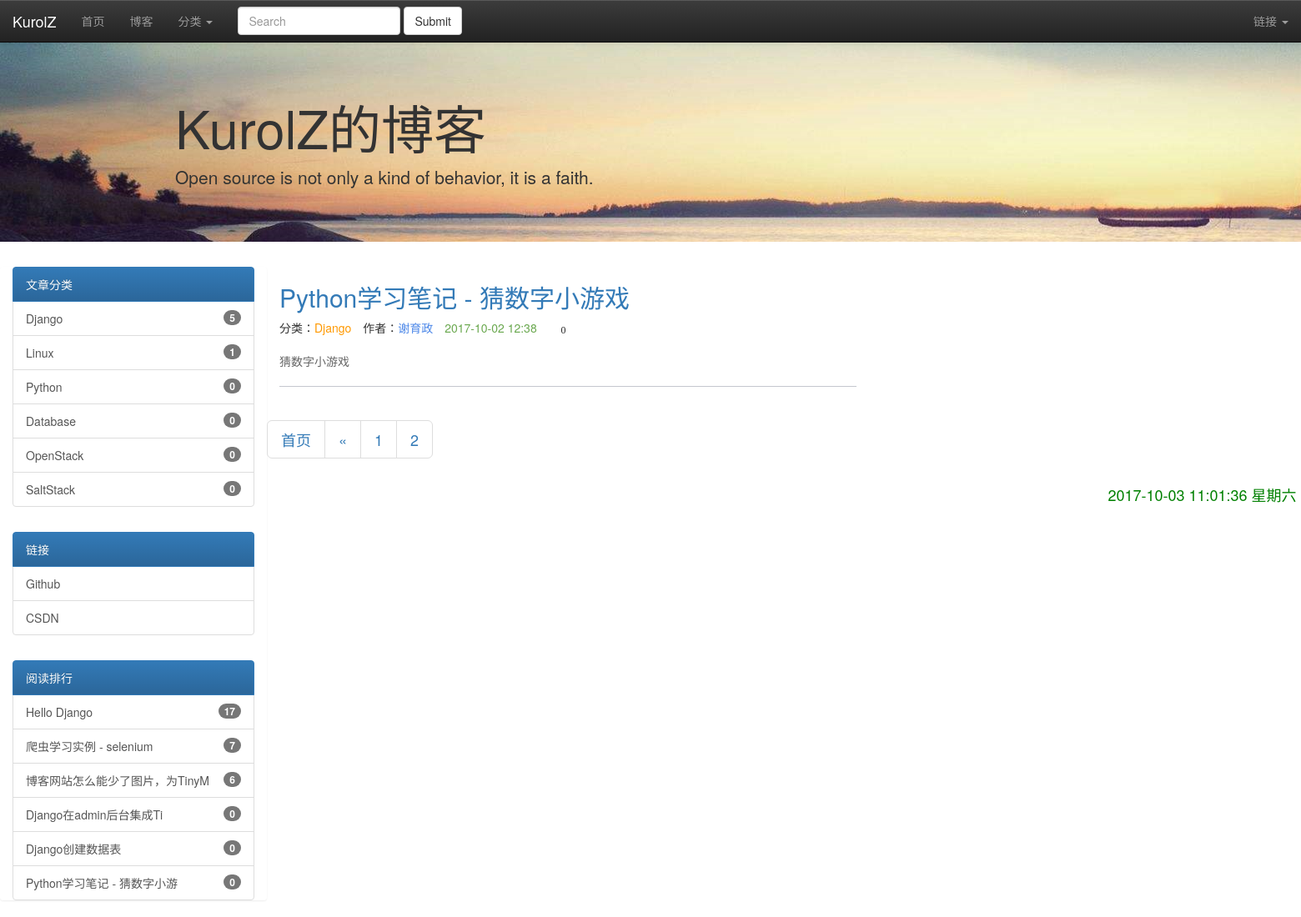
Screenshot of /?page=2 with the database file from the repository.
### XYZblog/models.py (models this page shows, shortened)
class Blog(models.Model):
    title = models.CharField('标题', max_length=32)
    author = models.CharField('作者', max_length=16)
    description = models.CharField('描述', max_length=200)
    content = models.TextField(blank=True, null=True,verbose_name="正文")
    created = models.DateTimeField('发布时间', auto_now_add=True)
    category = models.ForeignKey(Category, verbose_name='分类')
    tags = models.ManyToManyField(Tag, verbose_name='标签')
    browser = models.IntegerField('浏览量',editable=False,default=0)

class Category(models.Model):
    name = models.CharField('名称', max_length=16)

### XYZblog/views.py (the view)
# urls.py: url(r'^$',views.listblogs,name='blog_get_blogs'),
def listblogs(request,cate_id = 0):
    if cate_id == 0:
        getblog = Blog.objects.all()
    else:
        try:
            getblog = Blog.objects.filter(category_id=cate_id)
        except Blog.DoesNotExist:
            raise Http404
    class_blognum = Blog.objects.raw('SELECT p.id,p.name,COUNT(s.category_id) as count FROM XYZblog_category AS p LEFT JOIN XYZblog_blog AS s ON s.category_id = p.id GROUP BY p.id;')
    after_range_num = 2  # 当前页前显示2页
    befor_range_num = 2  # 当前页后显示2页
    try:  # 如果请求的页码少于1或者类型错误，则跳转到第1页
        page = int(request.GET.get("page", 1))
        if page < 1:
            page = 1
    except ValueError:
        page = 1
    paginator = Paginator(getblog, 5)  # 每页显示5
    try:  # 跳转到请求页面，如果该页不存在或者超过则跳转到尾页
        blogs_list = paginator.page(page)
    except(EmptyPage, InvalidPage, PageNotAnInteger):
        blogs_list = paginator.page(paginator.num_pages)
    if page >= after_range_num:
        page_range = paginator.page_range[page - after_range_num:page + befor_range_num]
    else:
        page_range = paginator.page_range[0:int(page) + befor_range_num]
    bloglist = {
        'read_rank': Blog.objects.all().order_by("-browser")[:10],  # 获取阅读排行榜
        'class_blognum': class_blognum,
        'blogs':blogs_list,
        'page_range':page_range
    }
    return render(request, 'blog_list.html', bloglist)

### XYZblog/templates/blog_list.html (shortened to what this page needs)
<!DOCTYPE html>
<html lang="en">
<head>
</head>
<body>
<div class="header">
    {% include "header.html" %}
</div>
{% include "left.html" %}
<div class="blog_lists" style="width:65.33%; float: left;">
    {% for blog in blogs %}
        <div class="container-fluid">
            <div class="blog">
                <div class="title">
                    <a href="{% url 'blog_get_detail' blog.id %}"><h2>{{ blog.title }}</h2></a>
                </div>
                <div class="info">
                    分类：<span class="category" style="color: #ff9900;">{{ blog.category.name }}</span>
                    作者：<span class="author" style="color: #4a86e8">{{ blog.author }}</span>
                    <span class="created" style="color: #6aa84f">{{ blog.created|date:"Y-m-d H:i" }}</span>
                    <span class="glyphicon glyphicon-eye-open" aria-hidden="true"><a class="browser_num">{{ blog.browser }}</a></span>
                </div>
                {% autoescape off %}
                <div class="summary" style="color:#666">
                    {{ blog.description }}
                </div>
                <hr style="border-top:1px solid #c4c7ce;width:70%;" align="left">
                {% endautoescape %}
            </div>
        </div>
    {% endfor %}
    <nav aria-label="Page navigation ">
      <ul class="pagination pagination-lg">
          {% if blogs.has_previous %}
              <li>
                  <a href="?page=1" aria-label="Previous"><span aria-hidden="true">首页</span>
                  </a>
              </li>
              <li>
                  <a href="?page={{ blogs.previous_page_number }}" aria-label="Previous">
                      <span aria-hidden="true">&laquo;</span>
                  </a>
              </li>
        {% endif %}
        {% for p in page_range %}
            {% ifequal p blogs.number %}
                <li>
                    <span class="fy">{{p}}</span>
                </li>
            {% else %}
                <li>
                    <a href="?page={{p}}">{{p}}</a>
                </li>
            {% endifequal %}
        {% endfor %}
      </ul>
    </nav>
</div>
<div class="datetime" style="width: 16.77%; float: right">
{% include  "datetime.html" %}
</div>
</body>
</html>

### XYZblog/templates/left.html
<div class="span2" style="float: left; width: 320px">
    <div class="list-group">
        <ul class="col-sm-12" style="float:inherit;">
            <a href="#" class="list-group-item active">文章分类</a>
            {% for categorys in class_blognum %}
                <a href="{% url 'class_get_blogs' categorys.id %}" class="list-group-item">{{ categorys.name }}
                    <span class="badge">{{ categorys.count }}</span>
                </a>
            {% endfor %}
        </ul>
        <br>
        <ul class="col-sm-12" style="float:inherit;">
            <a href="#" class="list-group-item active">链接</a>
            <a href="https://github.com/kurolz" target="_blank" class="list-group-item">Github</a>
            <a href="http://blog.csdn.net/hjxzt1" target="_blank" class="list-group-item">CSDN</a>
        </ul>
        <br>
        <ul class="col-sm-12" style="float:inherit;">
            <a href="#" class="list-group-item active">阅读排行</a>
            {% for read_rank in read_rank %}
            <a href="{% url 'blog_get_detail' read_rank.id %}" target="_blank" class="list-group-item">{{ read_rank.title|truncatechars:18}}
                <span class="badge">{{ read_rank.browser }}</span>
            </a>
            {% endfor %}
        </ul>
    </div>
</div>

### XYZblog/templates/header.html (style rules this page uses)
body { padding-top: 50px; }
.blog .info span { padding-right: 10px; }
.blog .summary { padding-top: 20px; }
.browser_num { margin-left: 4px; color: #282828; font-size:12px }

### rows the page displays
Blog: name "Database", count "0", title "Hello Django", browser "17"
Blog: name "SaltStack", count "0", title "博客网站怎么能少了图片，为TinyM", browser "6"
Blog: title "爬虫学习实例 - selenium", browser "7"
Blog: title "Django在admin后台集成Ti", browser "0"
Blog: title "Django创建数据表", browser "0"
Blog: title "Python学习笔记 - 猜数字小游", browser "0", title "Python学习笔记 - 猜数字小游戏", category.name "Django", author "谢育政", created "2017-10-02 12:38", description "猜数字小游戏"

### other values shown
{{ p }} "1"
{{ p }} "2"
